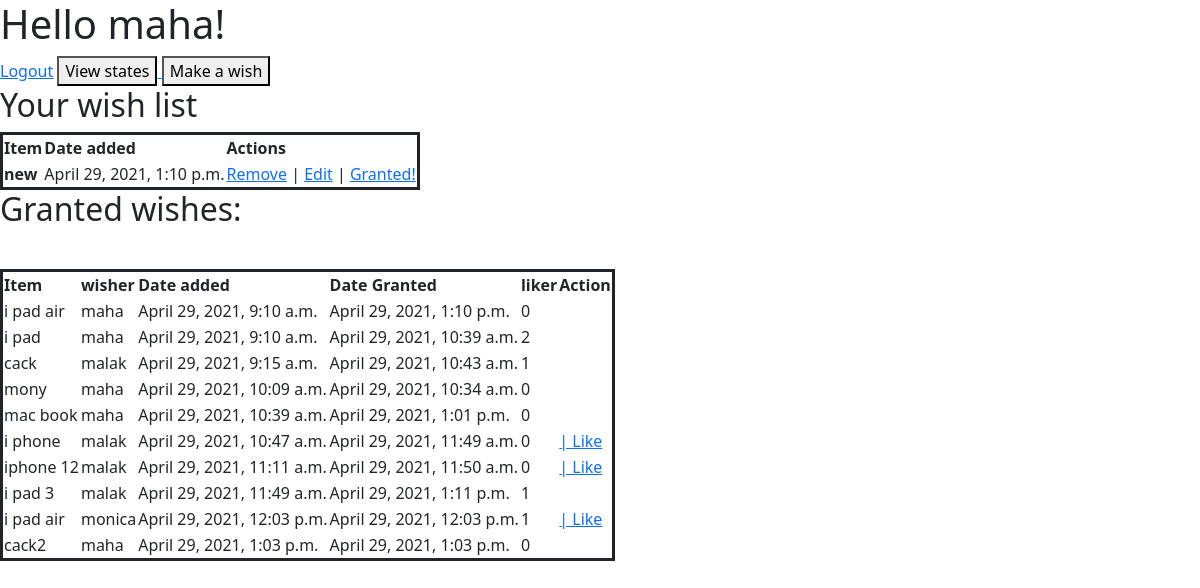
The page /wishes (signed in) on the database its author committed.
### app_one/models.py (models this page shows)
class Wish(models.Model):
    item_name = models.CharField(max_length=45)
    description = models.CharField(max_length=255)
    created_at = models.DateTimeField(auto_now_add=True)
    updated_at = models.DateTimeField(auto_now=True)
    add_by = models.ForeignKey(User, related_name="wish", on_delete=models.CASCADE)
    granted_by =  models.BooleanField(default=False)
    liked_by = models.ManyToManyField(User, related_name="liked_wish")
    objects = WishManager()

class User(models.Model):
    first_name = models.CharField(max_length=45)
    last_name = models.CharField(max_length=45)
    email = models.CharField(max_length=45, unique=True)
    birthday = models.DateField(default=datetime.now())
    password = models.CharField(max_length=100)
    created_at = models.DateTimeField(auto_now_add=True)
    updated_at = models.DateTimeField(auto_now=True)
    objects = UserManager()

### app_one/views.py (the view)
# urls.py: path('wishes', views.wishes),
def wishes(request):
    if 'user_id' not in request.session:
        return redirect("/")
    context = {
        "user": User.objects.get(id=request.session['user_id']),
        "all_wishes": Wish.objects.all(),
        "user_Add_whish": Wish.objects.filter(add_by=User.objects.get(id=request.session['user_id'])),
    }
    return render(request, "wishes.html", context)

### app_one/templates/wishes.html (shortened to what this page needs)
<!DOCTYPE html>
<html lang="en">
    <head>
        <link href="https://cdn.jsdelivr.net/npm/bootstrap@5.0.0-beta3/dist/css/bootstrap.min.css" rel="stylesheet">
    </head>
    <body>
        <h1>Hello {{ user.first_name}}! </h1>
        <a href="/goback">Logout</a>
        <a href="/wishes/states"> <button>  View states </button> </a>
        <a href="/wishes/new"> <button> Make a wish</button> </a>
        <h2>Your wish list</h2>
        <table class="t1">
            <thead>
                <th scope="col">Item</th>
              <th scope="col">Date added </th>
              <th scope="col">Actions</th>
             </thead>
             <tbody>
                {% for wish in all_wishes %}
                        {% if user.id == wish.add_by.id %}
                            {% if wish.granted_by == False %}
                                <tr>
                                <th>{{wish.item_name}}</td>
                                <td>{{wish.created_at}}</td>
                                <td>
                                <a href="/wishes/{{wish.id}}/delete">Remove</a> |
                                <a href="/wishes/{{wish.id}}/edit">Edit</a> |
                                <a href="/wishes/{{wish.id}}/granted">Granted!</a>
                                </td>
                            </tr>
                            {% endif %}
                            {% endif %}
                            {% endfor %}
                            </tbody>
                            </table>
                            <h2>Granted wishes:</h2>
                            <table class="t2">
                            <thead>
                                <th scope="col">Item</th>
                                <th scope="col">wisher</th>
                                <th scope="col">Date added </th>
                                <th scope="col">Date Granted </th>
                                <th>liker</th>
                                <th>Action</th>
                            </thead>
                            <tbody>
                                {% for wish in all_wishes %}
                                {% if user not in wish.add_by %}
                                    {% elif wish.granted_by == True %}
                                                <tr>
                                                <td>{{wish.item_name}}</td>
                                                <td>{{wish.add_by.first_name}}</td>
                                                <td>{{wish.created_at}}</td>
                                                <td>{{wish.updated_at}}</td>
                                                <td>{{wish.liked_by.all|length}}</td>
                                                {% if user.id == wish.add_by.id %}
                                                    {% elif user not in wish.liked_by.all %}
                                                        <td><a href="/wishes/{{wish.id}}/like"> | Like </a></td>
                                                {% endif%}
                                            </tr>
                                            {% endif %}
                                            {% endfor %}
                                            </tbody>
                                        </table>
    </body>
    </html>

### app_one/templates/wishes.html (style rules this page uses)
.t1 { border: solid; }
.t2 { border: solid; margin-top: 40px; }

### rows shown on the page
Wish: item_name "new", created_at "April 29, 2021, 1:10 p.m."
Wish: item_name "i pad air", add_by.first_name "maha", created_at "April 29, 2021, 9:10 a.m.", updated_at "April 29, 2021, 1:10 p.m.", liked_by.all|length "0"
Wish: item_name "i pad", add_by.first_name "maha", created_at "April 29, 2021, 9:10 a.m.", updated_at "April 29, 2021, 10:39 a.m.", liked_by.all|length "2"
Wish: item_name "cack", add_by.first_name "malak", created_at "April 29, 2021, 9:15 a.m.", updated_at "April 29, 2021, 10:43 a.m.", liked_by.all|length "1"
Wish: item_name "mony", add_by.first_name "maha", created_at "April 29, 2021, 10:09 a.m.", updated_at "April 29, 2021, 10:34 a.m.", liked_by.all|length "0"
Wish: item_name "mac book", add_by.first_name "maha", created_at "April 29, 2021, 10:39 a.m.", updated_at "April 29, 2021, 1:01 p.m.", liked_by.all|length "0"
Wish: item_name "i phone", add_by.first_name "malak", created_at "April 29, 2021, 10:47 a.m.", updated_at "April 29, 2021, 11:49 a.m.", liked_by.all|length "0"
Wish: item_name "iphone 12", add_by.first_name "malak", created_at "April 29, 2021, 11:11 a.m.", updated_at "April 29, 2021, 11:50 a.m.", liked_by.all|length "0"
Wish: item_name "i pad 3", add_by.first_name "malak", created_at "April 29, 2021, 11:49 a.m.", updated_at "April 29, 2021, 1:11 p.m.", liked_by.all|length "1"
Wish: item_name "i pad air", add_by.first_name "monica", created_at "April 29, 2021, 12:03 p.m.", updated_at "April 29, 2021, 12:03 p.m.", liked_by.all|length "1"
Wish: item_name "cack2", add_by.first_name "maha", created_at "April 29, 2021, 1:03 p.m.", updated_at "April 29, 2021, 1:03 p.m.", liked_by.all|length "0"
